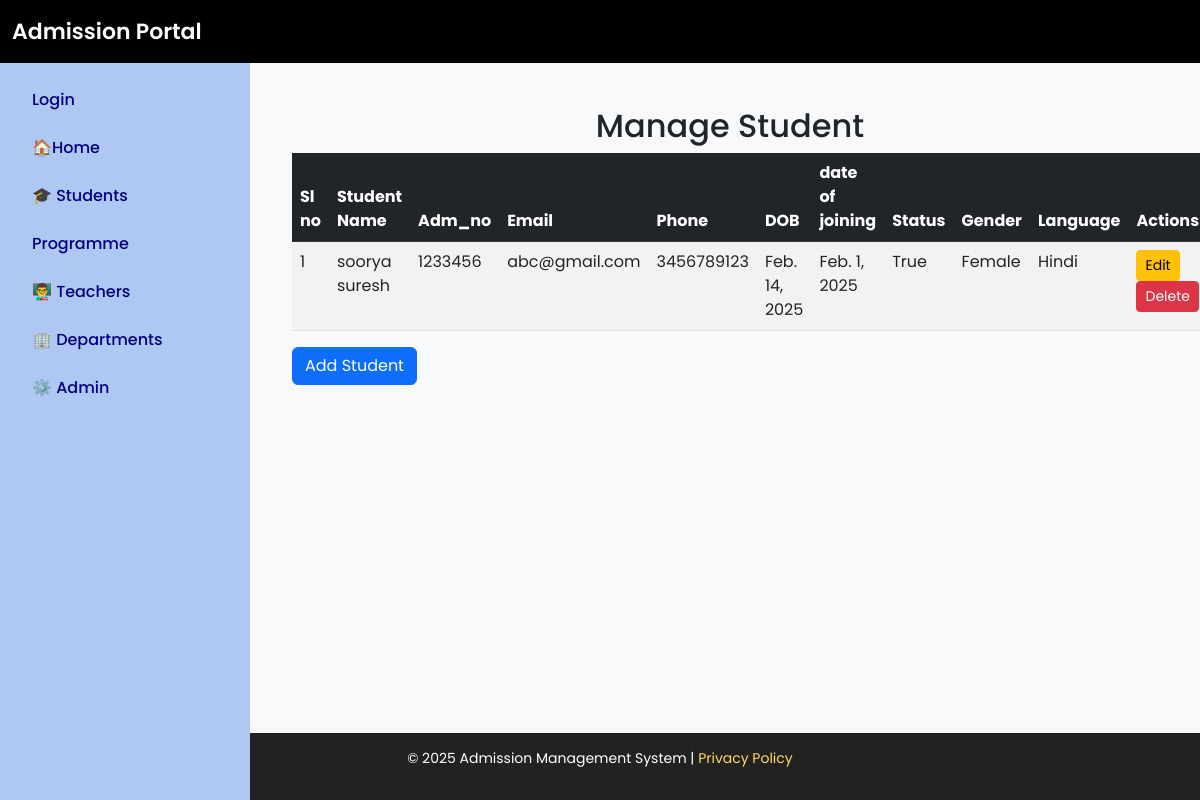
Screenshot of /manage_students/ with the database file from the repository.
### admission/models.py (models this page shows, shortened)
class Student(models.Model):
    stud_name = models.CharField(max_length=100)
    stud_adm_no = models.CharField(max_length=20, unique=True)
    stud_reg_no = models.CharField(max_length=20, unique=True, blank=True, null=True)
    stud_roll_no = models.CharField(max_length=20, unique=True, blank=True, null=True)
    aadhaar = models.CharField(max_length=12, unique=True)
    abc_id = models.CharField(max_length=50, blank=True, null=True)
    email = models.EmailField(unique=True)
    phone = models.CharField(max_length=15)
    dob = models.DateField()
    caste = models.ForeignKey(Caste, on_delete=models.SET_NULL, blank=True, null=True)  # Foreign Key to Caste
    religion = models.ForeignKey(Religion, on_delete=models.SET_NULL, blank=True, null=True)  # Foreign Key to Religion
    quota = models.ForeignKey(Quota, on_delete=models.SET_NULL, blank=True, null=True)
    program= models.ForeignKey(Program, on_delete=models.SET_NULL, blank=True, null=True)  # Foreign Key to Quota# Foreign Key to Quota
    parent_name = models.CharField(max_length=100)
    parent_mob = models.CharField(max_length=15)
    house_name = models.CharField(max_length=100)
    post = models.CharField(max_length=50)
    district = models.CharField(max_length=50)
    state = models.CharField(max_length=50)
    pincode = models.CharField(max_length=10)
    date_of_joining = models.DateField()
    income = models.DecimalField(max_digits=10, decimal_places=2, blank=True, null=True)
    egrantz = models.BooleanField(default=False)
    status = models.BooleanField(default=True)  # Active/Inactive
    gender = models.CharField(max_length=10, choices=[('Male', 'Male'), ('Female', 'Female'), ('Other', 'Other')])
    blood_group = models.CharField(max_length=5, choices=[('A+', 'A+'), ('A-', 'A-'), ('B+', 'B-'), ('O+', 'O-'), ('AB+', 'AB-')])
    language=models.CharField(max_length=10, choices=[('Malayalam', 'Malayalam'), ('Hindi', 'Hindi')] ,default='Malayalam')
    identification_mark = models.TextField(blank=True, null=True)

### admission/views.py (the view)
# urls.py: path('manage_students/', views.manage_student, name='manage_student'),  # View all students
def manage_student(request):
    students = Student.objects.all()
    return render(request, 'manage_student.html', {'students': students})

### admission/templates/manage_student.html
{% extends 'base.html' %}
{% block content %}
<div class="container mt-4">
    <h2 class="text-center">Manage Student</h2>
    <table class="table table-striped">
        <thead class="table-dark">
            <tr>
                <th>Sl no</th>
                <th>Student Name</th>
                <th>Adm_no</th>
                <th>Email</th>
                <th>Phone</th>
                <th>DOB</th>
                <th>date of joining</th>
                <th>Status</th>
                <th>Gender</th>
                <th>Language</th>
                <th>Actions</th>
            </tr>
        </thead>
        <tbody>
            {% for student in students %}
            <tr>
                <td>{{ forloop.counter }}</td>
                <td>{{ student.stud_name }}</td>
                <td>{{student.stud_adm_no}}</td>
                <td>{{ student.email }}</td>
                <td>{{ student.phone }}</td>
                <td>{{ student.dob }}</td>
                <td>{{ student.date_of_joining }}</td>
                <td>{{ student.status }}</td>
                <td>{{ student.gender }}</td>
                <td>{{ student.language }}</td>
                <td>
                    <a href="{% url 'edit_student' student.id %}" class="btn btn-warning btn-sm">Edit</a>
                    <a href="{% url 'delete_student' student.id %}" class="btn btn-danger btn-sm">Delete</a>
                </td>
            </tr>
            {% empty %}
            <tr>
                <td colspan="3" class="text-center">No Student available.</td>
            </tr>
            {% endfor %}
        </tbody>
    </table>
    <a href="{% url 'add_student' %}" class="btn btn-primary">Add Student</a>
</div>
{% endblock %}

### templates/base.html (style rules this page uses)
body { font-family: 'Poppins', sans-serif; background: #f8f9fa; display: flex; min-height: 100vh; flex-direction: column; }

### rows the page displays
Student: stud_name "soorya suresh", stud_adm_no "1233456", email "abc@gmail.com", phone "3456789123", dob "Feb. 14, 2025", date_of_joining "Feb. 1, 2025", status "True", gender "Female", language "Hindi"
